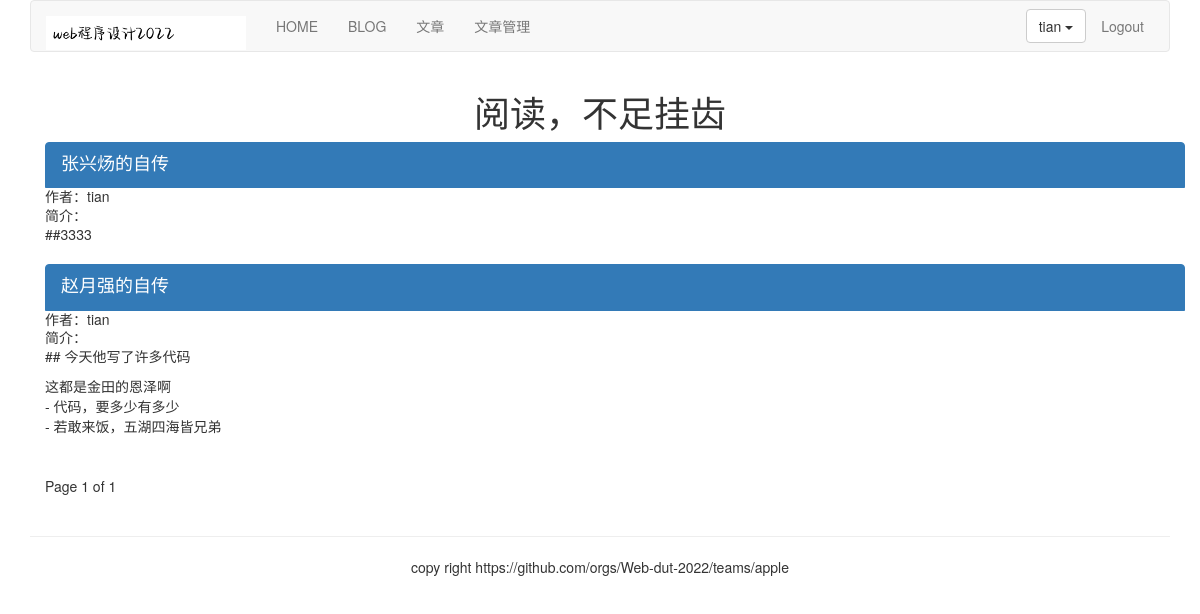
Screenshot of /article/list-article-titles/ (signed in) with the database file from the repository.
### article/models.py (models this page shows, shortened)
class ArticlePost(models.Model):
    author = models.ForeignKey(User, on_delete=models.CASCADE,related_name="article")
    title = models.CharField(max_length=200)
    slug = models.SlugField(max_length=500)
    column = models.ForeignKey(ArticleColumn, on_delete=models.CASCADE,related_name="article_column")
    body = models.TextField()
    created = models.DateTimeField(default=timezone.now())
    updated = models.DateTimeField(auto_now=True)
    class Meta:
        ordering = ("title",)
        ordering = ("-updated",)
        index_together = (('id', 'slug'),)
    def get_url_path(self):
        return reverse("article:article_content", args=[self.id,self.slug])

### article/list_views.py (the view)
# urls.py: path('list-article-titles/',list_views.article_titles, name="article_titles"),
def article_titles(request, username=None):
    if username:
        user = User.objects.get(username=username)
        articles_title = ArticlePost.objects.filter(author=user)
        try:
            userinfo = user.userinfo
        except:
            userinfo = None
    else:
        articles_title = ArticlePost.objects.all()
    paginator = Paginator(articles_title, 2)
    page = request.GET.get('page')
    try:
        current_page = paginator.page(page)
        articles = current_page.object_list
    except PageNotAnInteger:
        current_page = paginator.page(1)
        articles = current_page.object_list
    except EmptyPage:
        current_page = paginator.page(paginator.num_pages)
        articles = current_page.object_list
    if username:
        return render(request, "article/list/author_articles.html", {"articles":articles, "page":current_page, "userinfo":userinfo, "user":user})
    return render(request, "article/list/article_titles.html", {"articles":articles, "page": current_page})

### templates/article/list/article_titles.html (shortened to what this page needs)
{% extends "base.html" %}
{% block content %}
<div class="row text-center vertical-middle-sm">
    <h1>阅读，不足挂齿</h1>
</div>
<div class="container">
    {% for article in articles %}
    <div class="list-group">
        <a href="{{article.get_url_path}}" class="list-group-item active">
            <h4 class="list-group-item-heading">{{article.title}}</h4>
        </a>
        <p class="list-group-item-text">作者：{{article.author.username}}</p>
        <p class="list-group-item-text">简介：{{article.body|slice:'70'| linebreaks}}</p>
    </div>
    {% endfor %}
{% include "paginator.html" %}
</div>
{% endblock %}

### templates/header.html (shortened to what this page needs)
{% load static %}
<div class="container">
    <nav class="navbar navbar-default" role="navigation">
        <div class="navbar-header">
            <a class="navbar-brand" href="https://github.com/Web-dut-2022">
                <img src="{% static '/images/logo.png' %}" width="200px">
            </a>
        </div>
        <div>
            <ul class="nav navbar-nav" role="navigation">
                <li><a href="{% url 'home' %}">HOME</a></li>
                <li><a href="{% url 'blog:blog_title' %}">BLOG</a></li>
                <li><a href= "{% url 'article:article_titles' %}">文章</a></li>
                <li><a href="{% url 'article:article_column' %}">文章管理</a></li>
            </ul>
            <ul class="nav navbar-nav navbar-right" style="margin-right: 10px">
                {% if user.is_authenticated %}
                <li>
                    <div class="dropdown" style="margin-top:8px">
                        <button class='btn btn-default dropdown-toggle' type='button' id='dropdownMenu' data-toggle='dropdown'>{{ user.username }}
                            <span class='caret'></span>
                        </button>
                    </div>
                </li>
                <li><a href="{% url 'account:user_logout' %}">Logout</a></li>
                {% else %}
               <li><a href="{% url 'account:user_login' %}">LOGIN</a></li>
               <li><a href="{% url 'account:user_register' %}">Sign up</a></li>
               {% endif %}
            </ul>
        </div>
    </nav>
</div>

### rows the page displays
ArticlePost: title "张兴炀的自传", author.username "tian", body "##3333"
ArticlePost: title "赵月强的自传", author.username "tian", body "## 今天他写了许多代码 这都是金田的恩泽啊 - 代码，要多少有多少 - 若敢来饭，五湖四海皆兄弟"

### other values shown
{{ user.username }} "tian"
{{ page.number }} "1"
{{ page.paginator.num_pages }} "1"
